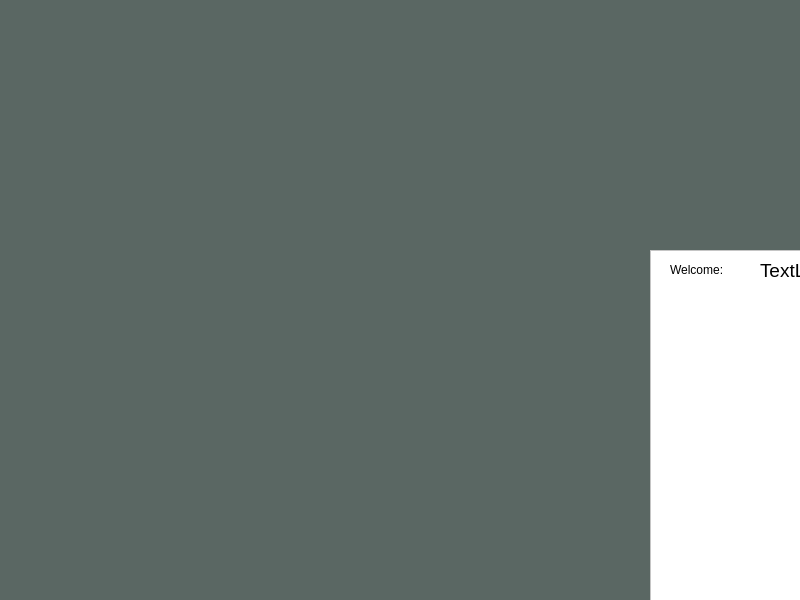
<?xml version="1.0" encoding="UTF-8"?>
<ui version="4.0">
 <class>MainWindow</class>
 <widget class="QMainWindow" name="MainWindow">
  <property name="geometry">
   <rect>
    <x>0</x>
    <y>0</y>
    <width>800</width>
    <height>600</height>
   </rect>
  </property>
  <property name="windowTitle">
   <string>MainWindow</string>
  </property>
  <property name="styleSheet">
   <string notr="true">background-color: rgb(90, 103, 99);</string>
  </property>
  <widget class="QWidget" name="centralwidget">
   <widget class="QFrame" name="frame">
    <property name="geometry">
     <rect>
      <x>650</x>
      <y>250</y>
      <width>601</width>
      <height>521</height>
     </rect>
    </property>
    <property name="cursor">
     <cursorShape>ArrowCursor</cursorShape>
    </property>
    <property name="styleSheet">
     <string notr="true">background-color: rgb(255, 255, 255);</string>
    </property>
    <property name="frameShape">
     <enum>QFrame::StyledPanel</enum>
    </property>
    <property name="frameShadow">
     <enum>QFrame::Raised</enum>
    </property>
    <widget class="QLabel" name="label">
     <property name="geometry">
      <rect>
       <x>90</x>
       <y>100</y>
       <width>431</width>
       <height>61</height>
      </rect>
     </property>
     <property name="font">
      <font>
       <family>Times New Roman</family>
       <pointsize>26</pointsize>
      </font>
     </property>
     <property name="text">
      <string>Test Main Page</string>
     </property>
     <property name="alignment">
      <set>Qt::AlignCenter</set>
     </property>
    </widget>
    <widget class="QLabel" name="label_2">
     <property name="geometry">
      <rect>
       <x>20</x>
       <y>10</y>
       <width>91</width>
       <height>20</height>
      </rect>
     </property>
     <property name="styleSheet">
      <string notr="true">font: 14pt &quot;MS Shell Dlg 2&quot;;</string>
     </property>
     <property name="text">
      <string>Welcome: </string>
     </property>
    </widget>
    <widget class="QLabel" name="label_3">
     <property name="geometry">
      <rect>
       <x>110</x>
       <y>10</y>
       <width>201</width>
       <height>20</height>
      </rect>
     </property>
     <property name="font">
      <font>
       <family>MS Shell Dlg 2</family>
       <pointsize>14</pointsize>
       <weight>50</weight>
       <italic>false</italic>
       <bold>false</bold>
      </font>
     </property>
     <property name="styleSheet">
      <string notr="true">font: 14pt &quot;MS Shell Dlg 2&quot;;</string>
     </property>
     <property name="text">
      <string>TextLabel</string>
     </property>
    </widget>
   </widget>
  </widget>
 </widget>
 <resources/>
 <connections/>
</ui>
